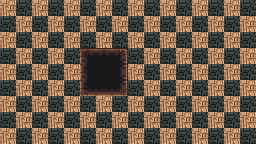

Below is a game level as drawn by its tile map, then a one-line description and the .tmx file that defines it, in full:
An orthogonal 16x9 tile map with 16x16 px tiles, 1 tile layer (Camada de Blocos 1).

<map version="1.10" tiledversion="1.10.0" orientation="orthogonal" renderorder="right-down" width="16" height="9" tilewidth="16" tileheight="16" infinite="0" nextlayerid="5" nextobjectid="1">
 <tileset firstgid="1" source="Castelo.tsx" />
 <layer id="1" name="Camada de Blocos 1" width="16" height="9">
  <data encoding="csv">
124,476,124,476,124,476,124,476,124,476,124,476,124,476,124,476,
476,124,476,124,476,124,476,124,476,124,476,124,476,124,476,124,
124,476,124,476,124,476,124,476,124,476,124,476,124,476,124,476,
476,124,476,124,476,100,101,102,476,124,476,124,476,124,476,124,
124,476,124,476,124,116,156,118,124,476,124,476,124,476,124,476,
476,124,476,124,476,132,133,134,476,124,476,124,476,124,476,124,
124,476,124,476,124,476,124,476,124,476,124,476,124,476,124,476,
476,124,476,124,476,124,476,124,476,124,476,124,476,124,476,124,
124,476,124,476,124,476,124,476,124,476,124,476,124,476,124,476
</data>
 </layer>
</map>
